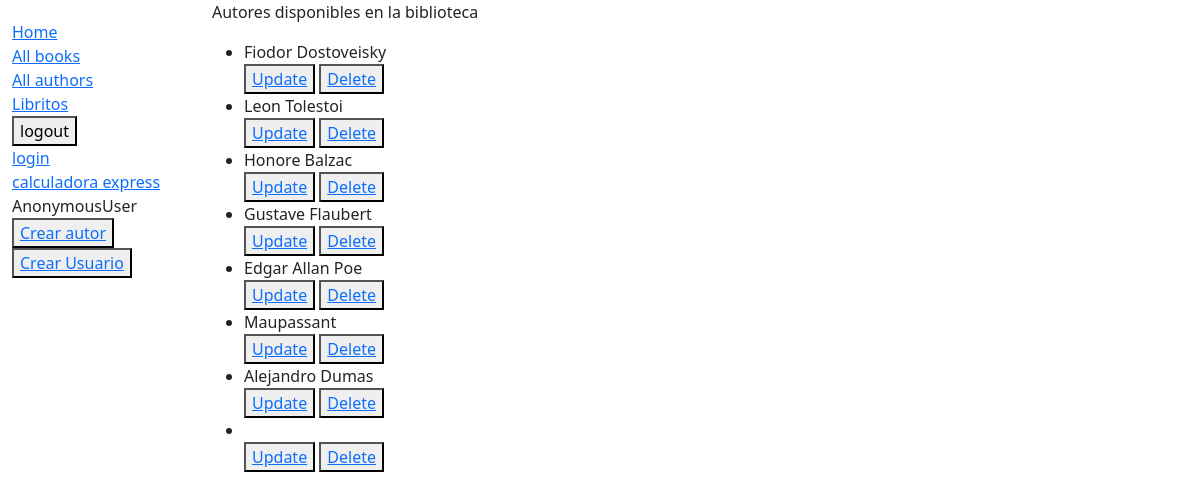
The page /catalog/autores/ on the database as committed earlier.
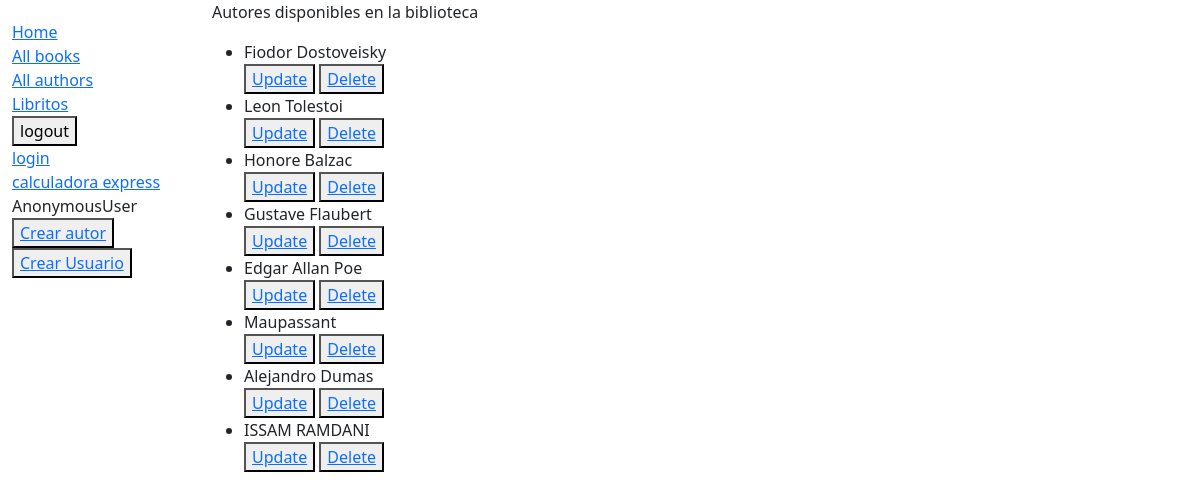
The same page on the database as committed later.
### catalog/models.py (models this page shows, shortened)
class Author(models.Model):
    first_name = models.CharField(max_length=100)
    last_name = models.CharField(max_length=100)
    date_of_birth = models.DateField(null=True, blank=True)
    date_of_death = models.DateField('Died', null=True, blank=True)

### catalog/views.py (the view)
# urls.py: path('autores/',views.todosAutores,name="autores"),
def todosAutores(request):
    autores = Author.objects.all()
    contexto = {
        'numAutores':autores
    }
    return render(request,"todosAutores.html",contexto)

### catalog/templates/todosAutores.html
{% extends "base_generic.html" %}
{% block content %}
{% if  numAutores%}
<p>Autores disponibles en la biblioteca</p>
<ul>
{% for i in numAutores%}
<li >{{i.first_name}} {{i.last_name}}</li>
<button><a href="{%url 'author-update'  i.pk %}">Update</a></button>
<button><a href="{%url 'author-delete' i.pk%}">Delete</a></button>
{% endfor %}
</ul>
{% else %}
    <p>No hay autores en la biblioteca.</p>
{% endif %}
{% endblock %}

Rows that differ between the two databases and show on the page:
added Author: first_name "ISSAM", last_name "RAMDANI"
